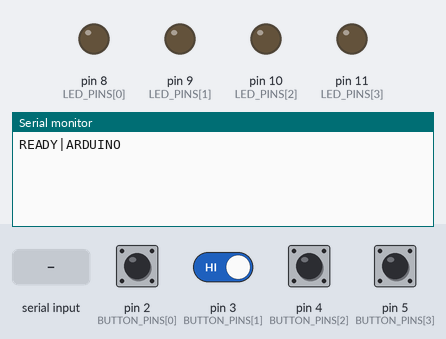
The sketch below on a simulated Arduino Uno, built with avr-gcc and run on an emulated ATmega328P. On the bench: output pins drawn as LEDs (lit = HIGH), the last lines printed to the serial monitor. Inputs (shaded band) come from the test bench; at power-on: pin 2 (BUTTON_PINS[0]), pin 3 (BUTTON_PINS[1]), pin 4 (BUTTON_PINS[2]), pin 5 (BUTTON_PINS[3]) HIGH.

Above: at 1.2 s.
1.3 s: pin 2 (BUTTON_PINS[0]) pulled LOW for 0.15 s
At 2.1 s:
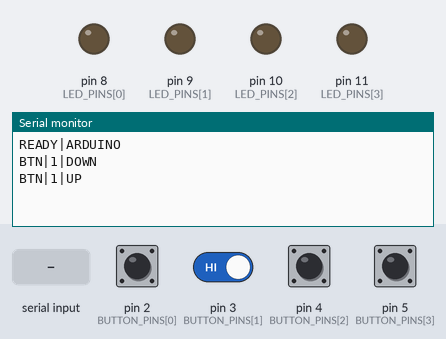
2.9 s: "PING\n" received over Serial
At 4.1 s:
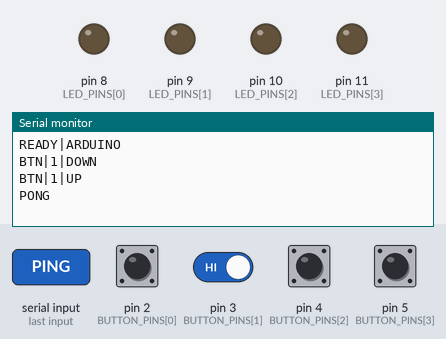
4.4 s: pin 2 (BUTTON_PINS[0]) driven LOW and pin 3 (BUTTON_PINS[1]) driven LOW
At 5.1 s:
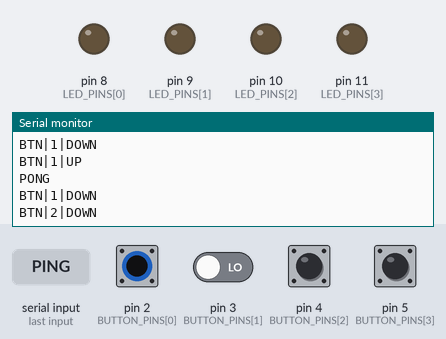

Measured:
- after the input at 1.3 s, the serial monitor: prints a new line at once (image 1)
- after the input at 2.9 s, the serial monitor: prints a new line at once (image 2)
- after the input at 4.4 s, the serial monitor: prints a new line at once (image 3)

The sketch:

LauncherPanel.ino
```cpp
#include <Arduino.h>

/*
  El flujo principal es:
    1. Configuraciones de los pines y estado inicial.
    2. Lee los comandos por Serial (LED|x|modo|periodo, PING).
    3. Escanea botones con debounce y generar eventos DOWN/UP/HOLD.
    4. Actualizar el parpadeo de los LEDs según el modo seleccionado.
*/

// Orden de pines físicos asociados a cada botón (activos en LOW por pull-up interno)
const uint8_t BUTTON_PINS[4] = {2, 3, 4, 5};
// LEDs correspondientes a los botones para señalización visual
const uint8_t LED_PINS[4] = {8, 9, 10, 11};
// Ventana mínima para aceptar un cambio de estado estable
const unsigned long DEBOUNCE_MS = 25;
// Intervalo para reenviar eventos HOLD mientras el botón continúa presionado
const unsigned long HOLD_REPEAT_MS = 1500;
// Periodo por defecto para parpadeo de LEDs en modo BLINK
const unsigned long DEFAULT_BLINK_MS = 500;

// Enumeración de los modos disponibles para cada LED
enum LedMode { LED_OFF, LED_ON, LED_BLINK };

struct LedState {
  LedMode mode = LED_OFF;
  unsigned long period = DEFAULT_BLINK_MS;
  unsigned long lastToggle = 0;
  bool level = LOW;
};

bool buttonReading[4];
bool buttonState[4];
unsigned long lastDebounce[4];
unsigned long lastHoldSent[4];
LedState leds[4];

char serialBuffer[64];
uint8_t bufferIndex = 0;

void sendButtonEvent(uint8_t buttonIndex, const char *eventName) {
  Serial.print("BTN|");
  Serial.print(buttonIndex + 1);
  Serial.print('|');
  Serial.println(eventName);
}

void applyLedState(uint8_t idx, bool level) {
  leds[idx].level = level;
  digitalWrite(LED_PINS[idx], level ? HIGH : LOW);
}

void setLedMode(uint8_t idx, LedMode mode, unsigned long period = DEFAULT_BLINK_MS) {
  leds[idx].mode = mode;
  leds[idx].period = period;
  leds[idx].lastToggle = millis();
  switch (mode) {
    case LED_OFF:
      applyLedState(idx, LOW);
      break;
    case LED_ON:
      applyLedState(idx, HIGH);
      break;
    case LED_BLINK:
      applyLedState(idx, HIGH);
      break;
  }
}

// Recibe el comando LED|id|modo|periodo y actualiza la configuración del LED indicado
void handleLedCommand(uint8_t ledId, const String &modeToken, const String &argToken) {
  if (ledId == 0 || ledId > 4) {
    return;
  }
  uint8_t idx = ledId - 1;
  String modeUpper = modeToken;
  modeUpper.toUpperCase();

  if (modeUpper == "ON") {
    setLedMode(idx, LED_ON);
  } else if (modeUpper == "OFF") {
    setLedMode(idx, LED_OFF);
  } else if (modeUpper == "BLINK") {
    unsigned long period = argToken.length() ? argToken.toInt() : DEFAULT_BLINK_MS;
    if (period < 100) {
      period = 100;
    }
    setLedMode(idx, LED_BLINK, period);
  }
}

// Procesa comandos recibidos por Serial (LED y PING por ahora)
void processCommand(const String &command) {
  if (command.length() == 0) {
    return;
  }
  int first = command.indexOf('|');
  String topic = first == -1 ? command : command.substring(0, first);
  topic.toUpperCase();

  if (topic == "LED") {
    int second = command.indexOf('|', first + 1);
    if (second == -1) return;
    int third = command.indexOf('|', second + 1);

    uint8_t ledId = command.substring(first + 1, second).toInt();
    String modeToken;
    String argToken;

    if (third == -1) {
      modeToken = command.substring(second + 1);
    } else {
      modeToken = command.substring(second + 1, third);
      argToken = command.substring(third + 1);
    }
    handleLedCommand(ledId, modeToken, argToken);
  } else if (topic == "PING") {
    Serial.println("PONG");
  }
}

// Acumula caracteres recibidos hasta detectar \n/\r y luego procesa el comando completo
void readSerialInput() {
  while (Serial.available()) {
    char incoming = Serial.read();
    if (incoming == '\n' || incoming == '\r') {
      if (bufferIndex > 0) {
        serialBuffer[bufferIndex] = '\0';
        processCommand(String(serialBuffer));
        bufferIndex = 0;
      }
    } else {
      if (bufferIndex < sizeof(serialBuffer) - 1) {
        serialBuffer[bufferIndex++] = incoming;
      } else {
        bufferIndex = 0;
      }
    }
  }
}

// Alterna el estado de los LEDs en modo BLINK respetando su periodo
void updateBlinking(unsigned long now) {
  for (uint8_t i = 0; i < 4; ++i) {
    if (leds[i].mode == LED_BLINK) {
      if (now - leds[i].lastToggle >= leds[i].period) {
        leds[i].lastToggle = now;
        applyLedState(i, !leds[i].level);
      }
    }
  }
}

// Escanea botones con debounce, envía eventos DOWN/UP/HOLD y controla la cadencia HOLD
void monitorButtons(unsigned long now) {
  for (uint8_t i = 0; i < 4; ++i) {
    bool pressed = digitalRead(BUTTON_PINS[i]) == LOW;
    if (pressed != buttonReading[i]) {
      lastDebounce[i] = now;
      buttonReading[i] = pressed;
    }

    if ((now - lastDebounce[i]) > DEBOUNCE_MS) {
      if (pressed != buttonState[i]) {
        buttonState[i] = pressed;
        if (pressed) {
          sendButtonEvent(i, "DOWN");
          lastHoldSent[i] = now;
        } else {
          sendButtonEvent(i, "UP");
        }
      } else if (pressed && (now - lastHoldSent[i]) > HOLD_REPEAT_MS) {
        sendButtonEvent(i, "HOLD");
        lastHoldSent[i] = now;
      }
    }
  }
}

void setup() {
  Serial.begin(115200);
  while (!Serial) {
    ;
  }

  // Configuración inicial: pines de botones como entradas con pull-up y LEDs como salidas
  for (uint8_t i = 0; i < 4; ++i) {
    pinMode(BUTTON_PINS[i], INPUT_PULLUP);
    pinMode(LED_PINS[i], OUTPUT);
    digitalWrite(LED_PINS[i], LOW);
    bool pressed = digitalRead(BUTTON_PINS[i]) == LOW;
    buttonReading[i] = pressed;
    buttonState[i] = pressed;
    lastDebounce[i] = 0;
    lastHoldSent[i] = 0;
    setLedMode(i, LED_OFF);
  }

  Serial.println("READY|ARDUINO");
}

void loop() {
  unsigned long now = millis();
  readSerialInput();   // Prioridad: atender comandos entrantes tan pronto como aparezcan
  monitorButtons(now); // Luego actualizar el estado de botones y emitir eventos
  updateBlinking(now); // Finalmente, recalcular parpadeo de LEDs según corresponda
}
```
